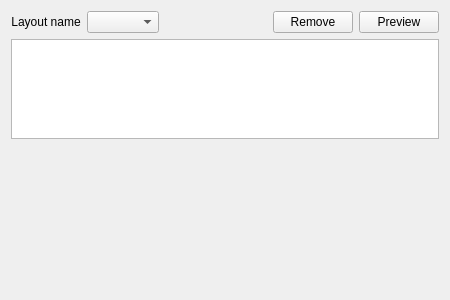
<?xml version="1.0" encoding="UTF-8"?>
<ui version="4.0">
 <class>ContactListLayoutWidget</class>
 <widget class="QWidget" name="ContactListLayoutWidget">
  <property name="geometry">
   <rect>
    <x>0</x>
    <y>0</y>
    <width>450</width>
    <height>300</height>
   </rect>
  </property>
  <property name="windowTitle">
   <string>Form</string>
  </property>
  <layout class="QVBoxLayout" name="verticalLayout">
   <item>
    <layout class="QHBoxLayout" name="horizontalLayout">
     <item>
      <widget class="QLabel" name="label">
       <property name="layoutDirection">
        <enum>Qt::RightToLeft</enum>
       </property>
       <property name="text">
        <string>Layout name</string>
       </property>
       <property name="alignment">
        <set>Qt::AlignCenter</set>
       </property>
      </widget>
     </item>
     <item>
      <widget class="QComboBox" name="layoutComboBox"/>
     </item>
     <item>
      <spacer name="horizontalSpacer">
       <property name="orientation">
        <enum>Qt::Horizontal</enum>
       </property>
       <property name="sizeHint" stdset="0">
        <size>
         <width>40</width>
         <height>20</height>
        </size>
       </property>
      </spacer>
     </item>
     <item>
      <widget class="QPushButton" name="removeButton">
       <property name="text">
        <string>Remove</string>
       </property>
      </widget>
     </item>
     <item>
      <widget class="QPushButton" name="previewButton">
       <property name="text">
        <string>Preview</string>
       </property>
      </widget>
     </item>
    </layout>
   </item>
   <item>
    <widget class="TokenPool" name="tokenPool">
     <property name="sizePolicy">
      <sizepolicy hsizetype="MinimumExpanding" vsizetype="Preferred">
       <horstretch>0</horstretch>
       <verstretch>0</verstretch>
      </sizepolicy>
     </property>
     <property name="minimumSize">
      <size>
       <width>0</width>
       <height>0</height>
      </size>
     </property>
     <property name="maximumSize">
      <size>
       <width>16777215</width>
       <height>100</height>
      </size>
     </property>
     <property name="tabKeyNavigation">
      <bool>true</bool>
     </property>
     <property name="selectionMode">
      <enum>QAbstractItemView::SingleSelection</enum>
     </property>
     <property name="iconSize">
      <size>
       <width>48</width>
       <height>48</height>
      </size>
     </property>
     <property name="textElideMode">
      <enum>Qt::ElideNone</enum>
     </property>
     <property name="movement">
      <enum>QListView::Static</enum>
     </property>
     <property name="isWrapping" stdset="0">
      <bool>false</bool>
     </property>
     <property name="layoutMode">
      <enum>QListView::Batched</enum>
     </property>
     <property name="gridSize">
      <size>
       <width>72</width>
       <height>64</height>
      </size>
     </property>
     <property name="viewMode">
      <enum>QListView::IconMode</enum>
     </property>
     <property name="modelColumn">
      <number>0</number>
     </property>
     <property name="uniformItemSizes">
      <bool>false</bool>
     </property>
     <property name="wordWrap">
      <bool>true</bool>
     </property>
     <property name="mimeType" stdset="0">
      <string>application/x-kopete-contactlist-token</string>
     </property>
    </widget>
   </item>
   <item>
    <widget class="ContactList::LayoutEditWidget" name="layoutEdit" native="true">
     <property name="sizePolicy">
      <sizepolicy hsizetype="Expanding" vsizetype="Expanding">
       <horstretch>0</horstretch>
       <verstretch>0</verstretch>
      </sizepolicy>
     </property>
    </widget>
   </item>
  </layout>
 </widget>
 <customwidgets>
  <customwidget>
   <class>TokenPool</class>
   <extends>QListWidget</extends>
   <header>layout/TokenPool.h</header>
  </customwidget>
  <customwidget>
   <class>ContactList::LayoutEditWidget</class>
   <extends>QWidget</extends>
   <header>contactlistlayouteditwidget.h</header>
   <container>1</container>
  </customwidget>
 </customwidgets>
 <resources/>
 <connections/>
</ui>
